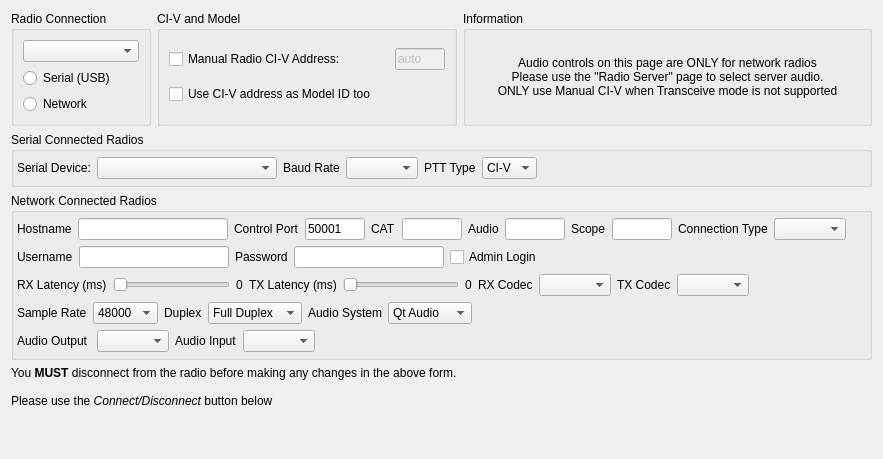
       <widget class="QWidget" name="radioAccess">
        <layout class="QVBoxLayout" name="verticalLayout_21">
         <item>
          <layout class="QHBoxLayout" name="horizontalLayout_4">
           <item>
            <widget class="QGroupBox" name="groupConnection">
             <property name="minimumSize">
              <size>
               <width>140</width>
               <height>0</height>
              </size>
             </property>
             <property name="title">
              <string>Radio Connection</string>
             </property>
             <layout class="QVBoxLayout" name="verticalLayout_5">
              <item>
               <widget class="QComboBox" name="manufacturerCombo">
                <property name="accessibleName">
                 <string>Radio Brand Select</string>
                </property>
               </widget>
              </item>
              <item>
               <widget class="QRadioButton" name="serialEnableBtn">
                <property name="accessibleName">
                 <string>Serial Port (USB)</string>
                </property>
                <property name="text">
                 <string>Serial (USB)</string>
                </property>
               </widget>
              </item>
              <item>
               <widget class="QRadioButton" name="lanEnableBtn">
                <property name="accessibleName">
                 <string>Network</string>
                </property>
                <property name="text">
                 <string>Network</string>
                </property>
               </widget>
              </item>
             </layout>
            </widget>
           </item>
           <item>
            <widget class="QGroupBox" name="groupBox_8">
             <property name="minimumSize">
              <size>
               <width>300</width>
               <height>0</height>
              </size>
             </property>
             <property name="maximumSize">
              <size>
               <width>300</width>
               <height>16777215</height>
              </size>
             </property>
             <property name="title">
              <string>CI-V and Model</string>
             </property>
             <layout class="QGridLayout" name="gridLayout">
              <item row="0" column="0">
               <widget class="QCheckBox" name="rigCIVManualAddrChk">
                <property name="toolTip">
                 <string>&lt;html&gt;&lt;head/&gt;&lt;body&gt;&lt;p&gt;If you are using an older (year 2010) radio, you may need to enable this option to manually specify the CI-V address. This option is also useful for radios that do not have CI-V Transceive enabled and thus will not answer our broadcast query for connected rigs on the CI-V bus.&lt;/p&gt;&lt;p&gt;If you have a modern radio with CI-V Transceive enabled, you should not need to check this box. &lt;/p&gt;&lt;p&gt;You will need to Save Settings and re-launch WFview for this to take effect. &lt;/p&gt;&lt;/body&gt;&lt;/html&gt;</string>
                </property>
                <property name="accessibleName">
                 <string>Manual CI-V address Checkbox</string>
                </property>
                <property name="text">
                 <string>Manual Radio CI-V Address:</string>
                </property>
               </widget>
              </item>
              <item row="2" column="0">
               <widget class="QCheckBox" name="useCIVasRigIDChk">
                <property name="toolTip">
                 <string>&lt;html&gt;&lt;head/&gt;&lt;body&gt;&lt;p&gt;Only check for older radios!&lt;/p&gt;&lt;p&gt;This checkbox forces WFview to trust that the CI-V address is also the model number of the radio. This is only useful for older radios that do not reply to our Rig ID requests (0x19 0x00). Do not check this box unless you have an older radio. &lt;/p&gt;&lt;/body&gt;&lt;/html&gt;</string>
                </property>
                <property name="accessibleName">
                 <string>Use CI-V address as Model ID checkbox</string>
                </property>
                <property name="text">
                 <string>Use CI-V address as Model ID too</string>
                </property>
               </widget>
              </item>
              <item row="0" column="1">
               <widget class="QLineEdit" name="rigCIVaddrHexLine">
                <property name="enabled">
                 <bool>false</bool>
                </property>
                <property name="minimumSize">
                 <size>
                  <width>50</width>
                  <height>0</height>
                 </size>
                </property>
                <property name="maximumSize">
                 <size>
                  <width>50</width>
                  <height>16777215</height>
                 </size>
                </property>
                <property name="toolTip">
                 <string>&lt;html&gt;&lt;head/&gt;&lt;body&gt;&lt;p&gt;Enter the address in as hexadecimal, without any prefix, just as the radio presents the address in the menu. &lt;/p&gt;&lt;p&gt;Here are some common examples:&lt;/p&gt;
&lt;p&gt;IC-706: 58 
&lt;br/&gt;IC-756: 50
&lt;br/&gt;IC-756 Pro: 5C
&lt;br/&gt;IC-756 Pro II: 64
&lt;br/&gt;IC-756 Pro III: 6E
&lt;br/&gt;IC-7000: 70
&lt;br/&gt;IC-7100: 88
&lt;br/&gt;IC-7200: 76 
&lt;br/&gt;IC-7300: 94
&lt;/p&gt;&lt;p&gt;This setting is typically needed for older radios and for radios that do not have CI-V Transceive enabled. &lt;/p&gt;
&lt;p&gt;After changing, press Save Settings and re-launch WFview.&lt;/p&gt;&lt;/body&gt;&lt;/html&gt;</string>
                </property>
                <property name="accessibleName">
                 <string>Manual CI-V Textbox</string>
                </property>
                <property name="text">
                 <string>auto</string>
                </property>
               </widget>
              </item>
             </layout>
            </widget>
           </item>
           <item>
            <widget class="QGroupBox" name="groupBox_11">
             <property name="sizePolicy">
              <sizepolicy hsizetype="Expanding" vsizetype="Preferred">
               <horstretch>0</horstretch>
               <verstretch>0</verstretch>
              </sizepolicy>
             </property>
             <property name="title">
              <string>Information</string>
             </property>
             <property name="checkable">
              <bool>false</bool>
             </property>
             <layout class="QVBoxLayout" name="verticalLayout_19">
              <item>
               <layout class="QVBoxLayout" name="verticalLayout_22">
                <item>
                 <widget class="QLabel" name="label_53">
                  <property name="text">
                   <string>Audio controls on this page are ONLY for network radios
Please use the &quot;Radio Server&quot; page to select server audio.
ONLY use Manual CI-V when Transceive mode is not supported</string>
                  </property>
                  <property name="alignment">
                   <set>Qt::AlignCenter</set>
                  </property>
                 </widget>
                </item>
               </layout>
              </item>
             </layout>
            </widget>
           </item>
          </layout>
         </item>
         <item>
          <layout class="QHBoxLayout" name="horizontalLayout_5">
           <property name="topMargin">
            <number>0</number>
           </property>
           <item>
            <widget class="QGroupBox" name="groupSerial">
             <property name="enabled">
              <bool>true</bool>
             </property>
             <property name="title">
              <string>Serial Connected Radios</string>
             </property>
             <layout class="QHBoxLayout" name="serialConnectedRadioLayout">
              <property name="leftMargin">
               <number>3</number>
              </property>
              <property name="topMargin">
               <number>5</number>
              </property>
              <property name="rightMargin">
               <number>3</number>
              </property>
              <property name="bottomMargin">
               <number>5</number>
              </property>
              <item>
               <widget class="QLabel" name="label_4">
                <property name="text">
                 <string>Serial Device:</string>
                </property>
               </widget>
              </item>
              <item>
               <widget class="QComboBox" name="serialDeviceListCombo">
                <property name="minimumSize">
                 <size>
                  <width>180</width>
                  <height>0</height>
                 </size>
                </property>
                <property name="maximumSize">
                 <size>
                  <width>180</width>
                  <height>16777215</height>
                 </size>
                </property>
                <property name="accessibleName">
                 <string>Serial (USB) Port Selection Combo</string>
                </property>
               </widget>
              </item>
              <item>
               <widget class="QLabel" name="label_5">
                <property name="text">
                 <string>Baud Rate</string>
                </property>
               </widget>
              </item>
              <item>
               <widget class="QComboBox" name="baudRateCombo">
                <property name="maximumSize">
                 <size>
                  <width>120</width>
                  <height>16777215</height>
                 </size>
                </property>
                <property name="accessibleName">
                 <string>Serial Baud Rate Combo</string>
                </property>
               </widget>
              </item>
              <item>
               <widget class="QLabel" name="pttTypeLabel">
                <property name="text">
                 <string>PTT Type</string>
                </property>
               </widget>
              </item>
              <item>
               <widget class="QComboBox" name="pttTypeCombo">
                <property name="accessibleName">
                 <string>PTT Type Combo</string>
                </property>
                <item>
                 <property name="text">
                  <string>CI-V</string>
                 </property>
                </item>
                <item>
                 <property name="text">
                  <string>RTS</string>
                 </property>
                </item>
                <item>
                 <property name="text">
                  <string>DTR</string>
                 </property>
                </item>
               </widget>
              </item>
              <item>
               <spacer name="horizontalSpacer_4">
                <property name="orientation">
                 <enum>Qt::Horizontal</enum>
                </property>
                <property name="sizeHint" stdset="0">
                 <size>
                  <width>20</width>
                  <height>20</height>
                 </size>
                </property>
               </spacer>
              </item>
             </layout>
            </widget>
           </item>
          </layout>
         </item>
         <item>
          <layout class="QHBoxLayout" name="horizontalLayout_7">
           <property name="leftMargin">
            <number>0</number>
           </property>
           <property name="topMargin">
            <number>0</number>
           </property>
           <property name="rightMargin">
            <number>0</number>
           </property>
           <item>
            <widget class="QGroupBox" name="groupNetwork">
             <property name="title">
              <string>Network Connected Radios</string>
             </property>
             <layout class="QVBoxLayout" name="networkConnectedRadioLayout">
              <property name="spacing">
               <number>6</number>
              </property>
              <property name="leftMargin">
               <number>3</number>
              </property>
              <property name="topMargin">
               <number>5</number>
              </property>
              <property name="rightMargin">
               <number>3</number>
              </property>
              <property name="bottomMargin">
               <number>5</number>
              </property>
              <item>
               <layout class="QHBoxLayout" name="horizontalLayout_13">
                <property name="leftMargin">
                 <number>0</number>
                </property>
                <property name="topMargin">
                 <number>0</number>
                </property>
                <property name="rightMargin">
                 <number>0</number>
                </property>
                <item>
                 <widget class="QLabel" name="label_6">
                  <property name="text">
                   <string>Hostname</string>
                  </property>
                 </widget>
                </item>
                <item>
                 <widget class="QLineEdit" name="ipAddressTxt">
                  <property name="minimumSize">
                   <size>
                    <width>150</width>
                    <height>0</height>
                   </size>
                  </property>
                  <property name="maximumSize">
                   <size>
                    <width>150</width>
                    <height>16777215</height>
                   </size>
                  </property>
                  <property name="accessibleName">
                   <string>Hostname Textbox</string>
                  </property>
                 </widget>
                </item>
                <item>
                 <widget class="QLabel" name="controlPortLabel">
                  <property name="text">
                   <string>Control Port</string>
                  </property>
                 </widget>
                </item>
                <item>
                 <widget class="QLineEdit" name="controlPortTxt">
                  <property name="maximumSize">
                   <size>
                    <width>60</width>
                    <height>16777215</height>
                   </size>
                  </property>
                  <property name="accessibleName">
                   <string>Control Port Textbox</string>
                  </property>
                  <property name="text">
                   <string>50001</string>
                  </property>
                 </widget>
                </item>
                <item>
                 <widget class="QLabel" name="catPortLabel">
                  <property name="text">
                   <string>CAT</string>
                  </property>
                 </widget>
                </item>
                <item>
                 <widget class="QLineEdit" name="catPortTxt">
                  <property name="minimumSize">
                   <size>
                    <width>0</width>
                    <height>0</height>
                   </size>
                  </property>
                  <property name="maximumSize">
                   <size>
                    <width>60</width>
                    <height>16777215</height>
                   </size>
                  </property>
                 </widget>
                </item>
                <item>
                 <widget class="QLabel" name="audioPortLabel">
                  <property name="text">
                   <string>Audio</string>
                  </property>
                 </widget>
                </item>
                <item>
                 <widget class="QLineEdit" name="audioPortTxt">
                  <property name="maximumSize">
                   <size>
                    <width>60</width>
                    <height>16777215</height>
                   </size>
                  </property>
                 </widget>
                </item>
                <item>
                 <widget class="QLabel" name="scopePortLabel">
                  <property name="text">
                   <string>Scope</string>
                  </property>
                 </widget>
                </item>
                <item>
                 <widget class="QLineEdit" name="scopePortTxt">
                  <property name="maximumSize">
                   <size>
                    <width>60</width>
                    <height>16777215</height>
                   </size>
                  </property>
                 </widget>
                </item>
                <item>
                 <widget class="QLabel" name="label_21">
                  <property name="text">
                   <string>Connection Type</string>
                  </property>
                 </widget>
                </item>
                <item>
                 <widget class="QComboBox" name="networkConnectionTypeCombo">
                  <property name="accessibleName">
                   <string>Connection Type Combo</string>
                  </property>
                 </widget>
                </item>
                <item>
                 <spacer name="horizontalSpacer_6">
                  <property name="orientation">
                   <enum>Qt::Horizontal</enum>
                  </property>
                  <property name="sizeHint" stdset="0">
                   <size>
                    <width>20</width>
                    <height>20</height>
                   </size>
                  </property>
                 </spacer>
                </item>
               </layout>
              </item>
              <item>
               <layout class="QHBoxLayout" name="horizontalLayout_14">
                <property name="leftMargin">
                 <number>0</number>
                </property>
                <property name="topMargin">
                 <number>0</number>
                </property>
                <property name="rightMargin">
                 <number>0</number>
                </property>
                <item>
                 <widget class="QLabel" name="label_14">
                  <property name="text">
                   <string>Username</string>
                  </property>
                 </widget>
                </item>
                <item>
                 <widget class="QLineEdit" name="usernameTxt">
                  <property name="minimumSize">
                   <size>
                    <width>150</width>
                    <height>0</height>
                   </size>
                  </property>
                  <property name="maximumSize">
                   <size>
                    <width>150</width>
                    <height>16777215</height>
                   </size>
                  </property>
                  <property name="accessibleName">
                   <string>Username Textbox</string>
                  </property>
                 </widget>
                </item>
                <item>
                 <widget class="QLabel" name="label_13">
                  <property name="text">
                   <string>Password</string>
                  </property>
                 </widget>
                </item>
                <item>
                 <widget class="QLineEdit" name="passwordTxt">
                  <property name="minimumSize">
                   <size>
                    <width>150</width>
                    <height>0</height>
                   </size>
                  </property>
                  <property name="maximumSize">
                   <size>
                    <width>150</width>
                    <height>16777215</height>
                   </size>
                  </property>
                  <property name="accessibleName">
                   <string>Password Textbox</string>
                  </property>
                  <property name="echoMode">
                   <enum>QLineEdit::PasswordEchoOnEdit</enum>
                  </property>
                 </widget>
                </item>
                <item>
                 <widget class="QCheckBox" name="adminLoginChk">
                  <property name="accessibleName">
                   <string>Admin Login Checkbox</string>
                  </property>
                  <property name="accessibleDescription">
                   <string>Check this box if you are using the admin login (Kenwood radios only)</string>
                  </property>
                  <property name="text">
                   <string>Admin Login</string>
                  </property>
                 </widget>
                </item>
                <item>
                 <spacer name="horizontalSpacer_7">
                  <property name="orientation">
                   <enum>Qt::Horizontal</enum>
                  </property>
                  <property name="sizeHint" stdset="0">
                   <size>
                    <width>20</width>
                    <height>20</height>
                   </size>
                  </property>
                 </spacer>
                </item>
               </layout>
              </item>
              <item>
               <layout class="QHBoxLayout" name="horizontalLayout_18">
                <item>
                 <widget class="QLabel" name="label_16">
                  <property name="text">
                   <string>RX Latency (ms)</string>
                  </property>
                 </widget>
                </item>
                <item>
                 <widget class="QSlider" name="rxLatencySlider">
                  <property name="minimumSize">
                   <size>
                    <width>0</width>
                    <height>0</height>
                   </size>
                  </property>
                  <property name="accessibleName">
                   <string>RX Latency Buffer Size</string>
                  </property>
                  <property name="minimum">
                   <number>30</number>
                  </property>
                  <property name="maximum">
                   <number>500</number>
                  </property>
                  <property name="orientation">
                   <enum>Qt::Horizontal</enum>
                  </property>
                 </widget>
                </item>
                <item>
                 <widget class="QLabel" name="rxLatencyValue">
                  <property name="text">
                   <string>0</string>
                  </property>
                 </widget>
                </item>
                <item>
                 <widget class="QLabel" name="label_24">
                  <property name="text">
                   <string>TX Latency (ms)</string>
                  </property>
                 </widget>
                </item>
                <item>
                 <widget class="QSlider" name="txLatencySlider">
                  <property name="accessibleName">
                   <string>TX Latency Buffer Size</string>
                  </property>
                  <property name="minimum">
                   <number>30</number>
                  </property>
                  <property name="maximum">
                   <number>500</number>
                  </property>
                  <property name="orientation">
                   <enum>Qt::Horizontal</enum>
                  </property>
                 </widget>
                </item>
                <item>
                 <widget class="QLabel" name="txLatencyValue">
                  <property name="text">
                   <string>0</string>
                  </property>
                 </widget>
                </item>
                <item>
                 <widget class="QLabel" name="label_19">
                  <property name="text">
                   <string>RX Codec</string>
                  </property>
                 </widget>
                </item>
                <item>
                 <widget class="QComboBox" name="audioRXCodecCombo">
                  <property name="accessibleName">
                   <string>Receive Audio Codec Selector</string>
                  </property>
                 </widget>
                </item>
                <item>
                 <widget class="QLabel" name="label_20">
                  <property name="text">
                   <string>TX Codec</string>
                  </property>
                 </widget>
                </item>
                <item>
                 <widget class="QComboBox" name="audioTXCodecCombo">
                  <property name="accessibleName">
                   <string>Transmit Audio Codec Selector</string>
                  </property>
                 </widget>
                </item>
                <item>
                 <spacer name="horizontalSpacer_13">
                  <property name="orientation">
                   <enum>Qt::Horizontal</enum>
                  </property>
                  <property name="sizeHint" stdset="0">
                   <size>
                    <width>20</width>
                    <height>20</height>
                   </size>
                  </property>
                 </spacer>
                </item>
               </layout>
              </item>
              <item>
               <layout class="QHBoxLayout" name="horizontalLayout_17">
                <item>
                 <widget class="QLabel" name="label_17">
                  <property name="text">
                   <string>Sample Rate</string>
                  </property>
                 </widget>
                </item>
                <item>
                 <widget class="QComboBox" name="audioSampleRateCombo">
                  <property name="accessibleName">
                   <string>Audio Sample Rate Selector</string>
                  </property>
                  <item>
                   <property name="text">
                    <string>48000</string>
                   </property>
                  </item>
                  <item>
                   <property name="text">
                    <string>24000</string>
                   </property>
                  </item>
                  <item>
                   <property name="text">
                    <string>16000</string>
                   </property>
                  </item>
                  <item>
                   <property name="text">
                    <string>8000</string>
                   </property>
                  </item>
                 </widget>
                </item>
                <item>
                 <widget class="QLabel" name="label_51">
                  <property name="text">
                   <string>Duplex</string>
                  </property>
                 </widget>
                </item>
                <item>
                 <widget class="QComboBox" name="audioDuplexCombo">
                  <property name="accessibleName">
                   <string>Full or Half Duplex Combo</string>
                  </property>
                  <item>
                   <property name="text">
                    <string>Full Duplex</string>
                   </property>
                  </item>
                  <item>
                   <property name="text">
                    <string>Half Duplex</string>
                   </property>
                  </item>
                 </widget>
                </item>
                <item>
                 <widget class="QLabel" name="label_40">
                  <property name="text">
                   <string>Audio System</string>
                  </property>
                 </widget>
                </item>
                <item>
                 <widget class="QComboBox" name="audioSystemCombo">
                  <property name="accessibleName">
                   <string>Audio System Selection Combo</string>
                  </property>
                  <item>
                   <property name="text">
                    <string>Qt Audio</string>
                   </property>
                  </item>
                  <item>
                   <property name="text">
                    <string>PortAudio</string>
                   </property>
                  </item>
                  <item>
                   <property name="text">
                    <string>RT Audio</string>
                   </property>
                  </item>
                  <item>
                   <property name="text">
                    <string>TCI Audio</string>
                   </property>
                  </item>
                 </widget>
                </item>
                <item>
                 <spacer name="horizontalSpacer_31">
                  <property name="orientation">
                   <enum>Qt::Horizontal</enum>
                  </property>
                  <property name="sizeHint" stdset="0">
                   <size>
                    <width>20</width>
                    <height>20</height>
                   </size>
                  </property>
                 </spacer>
                </item>
               </layout>
              </item>
              <item>
               <layout class="QHBoxLayout" name="horizontalLayout_47">
                <item>
                 <widget class="QLabel" name="label_15">
                  <property name="text">
                   <string>Audio Output </string>
                  </property>
                 </widget>
                </item>
                <item>
                 <widget class="QComboBox" name="audioOutputCombo">
                  <property name="maximumSize">
                   <size>
                    <width>200</width>
                    <height>16777215</height>
                   </size>
                  </property>
                  <property name="accessibleName">
                   <string>Audio Output Selector</string>
                  </property>
                 </widget>
                </item>
                <item>
                 <widget class="QLabel" name="label_18">
                  <property name="text">
                   <string>Audio Input</string>
                  </property>
                 </widget>
                </item>
                <item>
                 <widget class="QComboBox" name="audioInputCombo">
                  <property name="maximumSize">
                   <size>
                    <width>200</width>
                    <height>16777215</height>
                   </size>
                  </property>
                  <property name="accessibleName">
                   <string>Audio Input Selector</string>
                  </property>
                 </widget>
                </item>
                <item>
                 <spacer name="horizontalSpacer_37">
                  <property name="orientation">
                   <enum>Qt::Horizontal</enum>
                  </property>
                  <property name="sizeHint" stdset="0">
                   <size>
                    <width>20</width>
                    <height>20</height>
                   </size>
                  </property>
                 </spacer>
                </item>
               </layout>
              </item>
             </layout>
            </widget>
           </item>
          </layout>
         </item>
         <item>
          <widget class="QLabel" name="radioDisconnectLabel">
           <property name="text">
            <string>&lt;html&gt;&lt;head/&gt;&lt;body&gt;&lt;p&gt;You &lt;span style=&quot; font-weight:700;&quot;&gt;MUST&lt;/span&gt; disconnect from the radio before making any changes in the above form.&lt;br/&gt;&lt;br/&gt;Please use the &lt;span style=&quot; font-style:italic;&quot;&gt;Connect/Disconnect &lt;/span&gt;button below&lt;/p&gt;&lt;/body&gt;&lt;/html&gt;</string>
           </property>
          </widget>
         </item>
         <item>
          <layout class="QVBoxLayout" name="verticalLayout_3"/>
         </item>
         <item>
          <spacer name="verticalSpacer">
           <property name="orientation">
            <enum>Qt::Vertical</enum>
           </property>
           <property name="sizeHint" stdset="0">
            <size>
             <width>20</width>
             <height>40</height>
            </size>
           </property>
          </spacer>
         </item>
        </layout>
       </widget>
